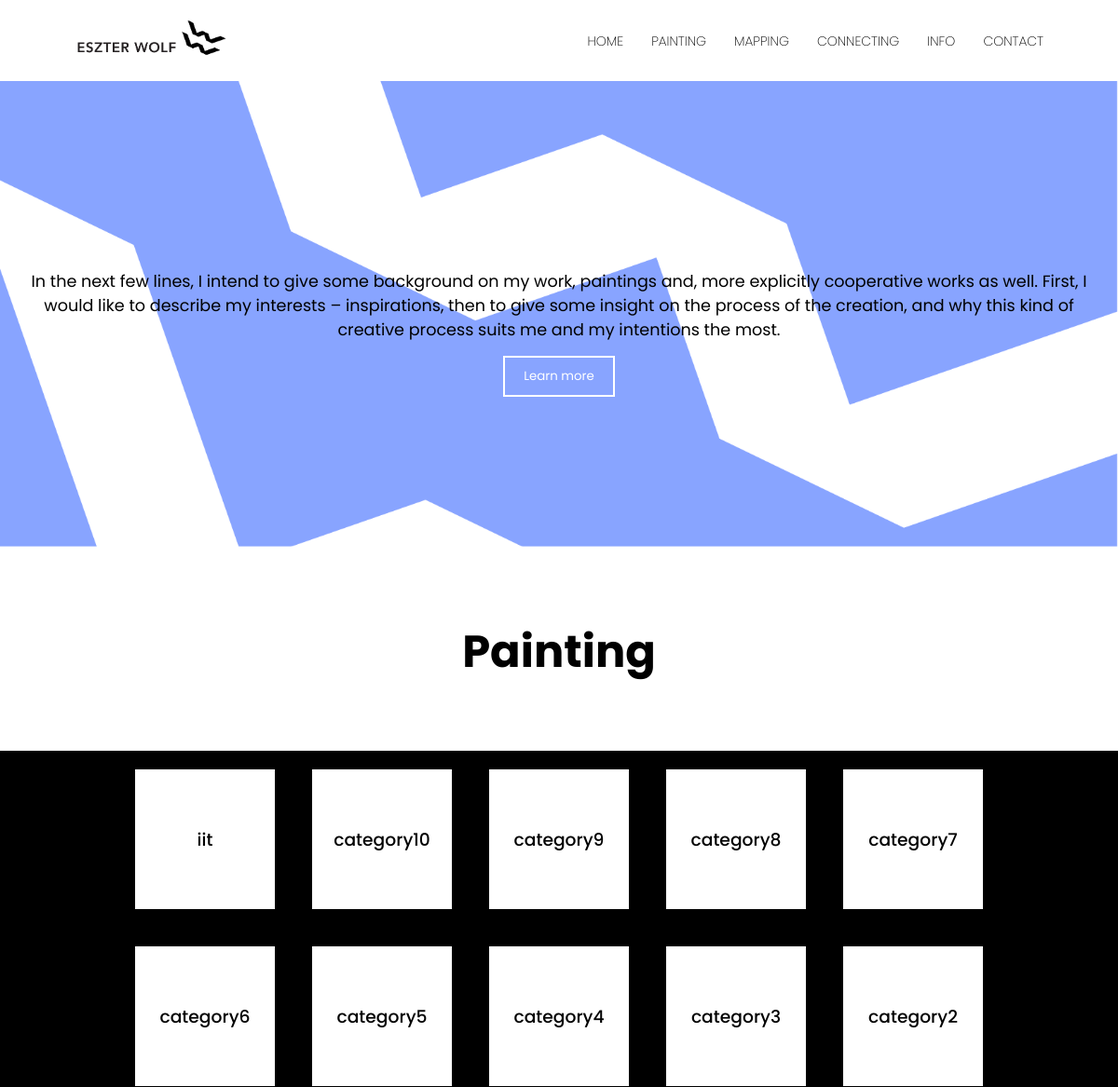
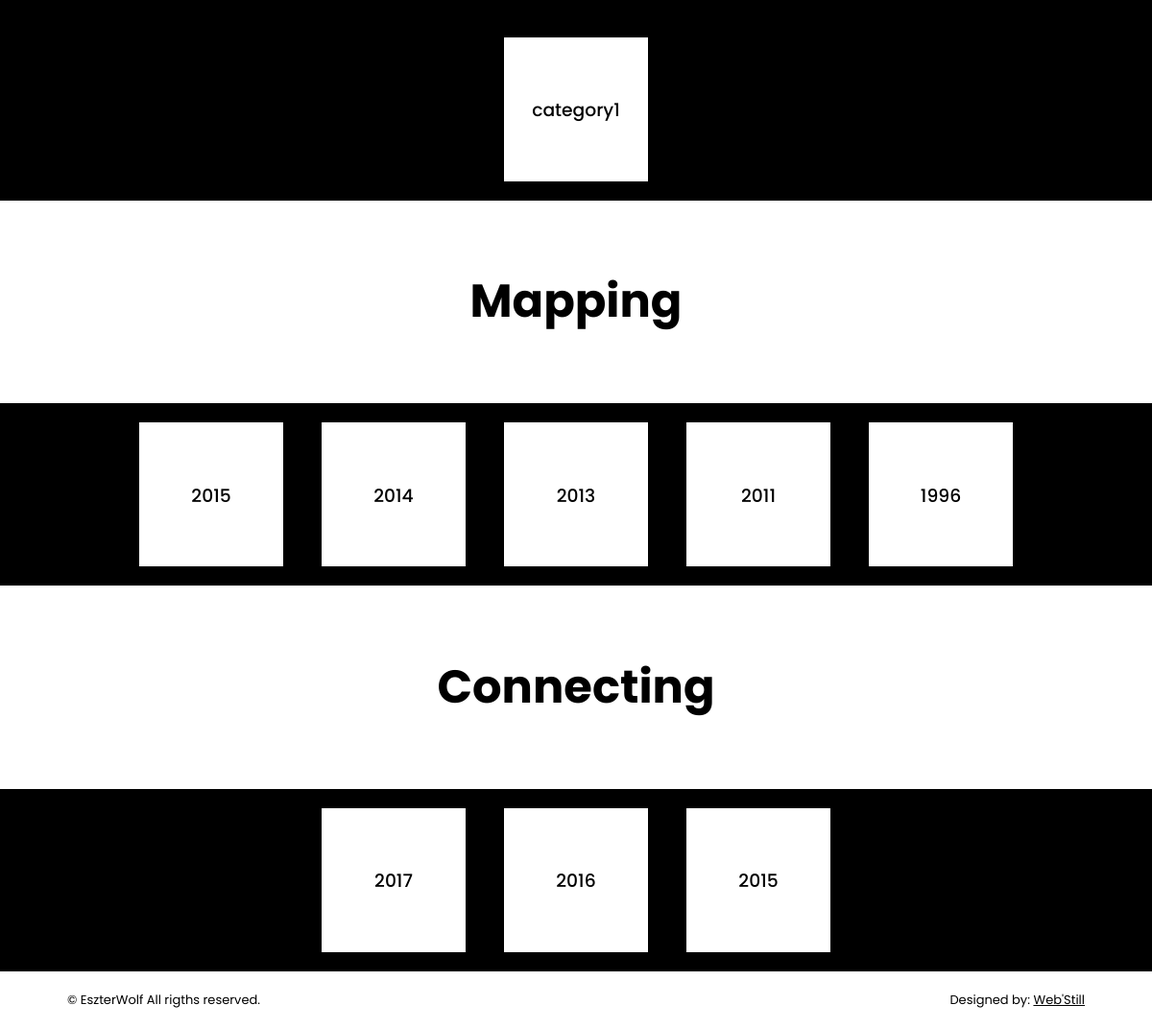
The page / on the database its author committed (2 pictures, top to bottom).
### main/models.py (models this page shows, shortened)
class PaintingCategory(models.Model):
    name = models.CharField(max_length=200)
    created = models.DateField(auto_now_add=True)
    class Meta:
        ordering = ['-id']

class MappingCategory(models.Model):
    name = models.CharField(max_length=200)
    created = models.DateField(auto_now_add=True)
    class Meta:
        ordering = ['-id']

class ConnectingCategory(models.Model):
    name = models.CharField(max_length=200)
    created = models.DateField(auto_now_add=True)
    class Meta:
        ordering = ['-id']

### main/views.py (the view)
# urls.py: path('', views.home, name='dash-home'),
def home(request):
    painting = models.PaintingCategory.objects.all()
    mapping = models.MappingCategory.objects.all()
    connecting = models.ConnectingCategory.objects.all()
    context = {'paintings': painting, 'mappings': mapping, 'connectings': connecting}
    return render(request, 'index.html', context)

### templates/index.html (shortened to what this page needs)
{% load static %}
<!DOCTYPE html>
<html>
<head>
	<link rel="stylesheet" href="{% static 'assets/style/style.css' %}">
</head>
<body>
	{% include 'navbar.html' %}
	<main>
			<div class="parallax">
				<img src="{% static 'assets/pics/background-abstract-20.png' %}" alt="Wolf Eszter painter, backgound image">
				<div class="shade">
					<div class="parallax-content">
						<h2 class="intro">
In the next few lines, I intend to give some background on my work, paintings and, more explicitly cooperative works as well. First, I would like to describe my interests – inspirations, then to give some insight on the process of the creation, and why this kind of creative process suits me and my intentions the most.</h2>
						<a href="{% url 'about' %}"><button>Learn more</button></a>
					</div>
				</div>
			</div>
			<div class="title-light">
				<h2>Painting</h2>
			</div>
			<div class="dark">
				<div class="row wrapper">
					{% for paintingcategory in paintings %}
						<a href="{% url 'paintings-sub-topic' paintingcategory.name %}"><div class="card-01">
							<h3>{{paintingcategory.name}}</h3>
						</div></a>
					{% endfor %}
				</div>
			</div>
			<div class="title-light">
				<h2>Mapping</h2>
			</div>
			<div class="dark">
				<div class="row wrapper">
					{% for mappingcategory in mappings %}
					<a href="{% url 'mappings-sub-topic' mappingcategory.name %}"><div class="card-01">
						<h3>{{ mappingcategory.name }}</h3>
					</div></a>
					{% endfor %}
				</div>
			</div>
			<div class="title-light">
				<h2>Connecting</h2>
			</div>
			<div class="dark">
				<div class="row wrapper">
					{% for connectingcategory in connectings %}
					<a href="{% url 'connecting-subtopic' connectingcategory.name %}"><div class="card-01">
						<h3>{{connectingcategory.name}}</h3>
					</div>
					{% endfor %}
				</div>
			</div>
		{% include 'footer-white.html' %}
	</main>
</body>
</html>

### templates/navbar.html (shortened to what this page needs)
{% load static %}
<nav class="nav-desktop">
    <div class="wrapper">
        <header>
            <div class="logo">
                <a href="{% url 'home' %}"><img src="{% static 'assets/pics/logo.png' %}" alt="Eszter Wolf's logo"></a>
            </div>
            <div class="menu-item">
                <ul>
                    <li><a href="{% url 'home' %}">home</a></li>
                    <li><a href="{% url 'painting-topic' %}">painting</a></li>
                    <li><a href="{% url 'mapping-topic' %}">mapping</a></li>
                    <li><a href="{% url 'connecting-topic' %}">connecting</a></li>
                    <li><a href="{% url 'info' %}">info</a></li>
                    <li><a href="{% url 'contact' %}">contact</a></li>
                </ul>
            </div>
        </header>
    </div>
</nav>

### templates/footer-white.html
<footer>
    <div class="wrapper">
        <div class="footer-flex">
            <div class="footer-text">&copy EszterWolf All rigths reserved.</div>
            <div class="footer-text">Designed by: <a href="https://webstill1.pythonanywhere.com/" target="blank" fallow="nofallow" class="underline">Web'Still</a></div>
        </div>
    </div>
</footer>

### static/assets/style/style.css (style rules this page uses)
:root { --dark: #000; --light: #fff; --card-radius: 5px; }
* { font-family: 'Poppins', sans-serif; box-sizing: border-box; }
body { padding: 0; margin: 0; background: var(--light); overflow-x: hidden; }
ul { list-style: none; }
a { text-decoration: none; color: var(--dark); }
a.underline { text-decoration: underline; }
button { padding: 10px 20px; background: none; color: var(--light); border: 2px solid var(--light); cursor: pointer; transition: 0.3s ease-in-out; }
.wrapper { max-width: 1100px; margin: 0 auto; }
header { display: flex; flex-direction: row; justify-content: space-between; padding: 15px; }
.logo img { max-height: 80px; padding: 10px 0; margin-bottom: -20px; margin-top: -10px; }
.menu-item ul { display: flex; flex-direction: row; justify-content: space-between; }
.menu-item ul li { padding: 0px 15px; }
.menu-item ul li a { text-transform: uppercase; font-weight: 200; transition: 0.2s ease-in-out; font-size: 14px; }
.parallax img { width: 100%; height: 500px; object-fit: cover; }
.parallax { position: relative; }
.shade { background: rgba(255, 255, 255, .0); position: absolute; top: 0; bottom: 5px; right: 0; left: 0; }
.parallax-content { display: flex; flex-direction: column; align-items: center; justify-content: center; color: var(--dark); padding: 15px; }
h2.intro { font-size: 1.1rem; text-align: center; font-weight: 400; margin-top: 16%; }
.title-light { padding: 30px; color: var(--dark); background: var(--light); text-align: center; }
.title-light h2 { font-size: 3rem; }
.dark { background: var(--dark); color: var(--light); }
.row { display: flex; align-items: center; justify-content: center; flex-wrap: wrap; }
.card-01 { background: var(--light); margin: 20px; padding: 10px; height: 150px; min-width: 150px; position: relative; flex: 1; transition: 0.3s; }
.card-01 h3 { text-align: center; padding-top: 25%; font-weight: 500; }
.footer-flex { display: flex; flex-direction: row; justify-content: space-between; align-items: center; padding: 20px; }
.footer-text { font-size: 13px; }

### rows shown on the page
PaintingCategory: name "iit"
PaintingCategory: name "category10"
PaintingCategory: name "category9"
PaintingCategory: name "category8"
PaintingCategory: name "category7"
PaintingCategory: name "category6"
PaintingCategory: name "category5"
PaintingCategory: name "category4"
PaintingCategory: name "category3"
PaintingCategory: name "category2"
PaintingCategory: name "category1"
MappingCategory: name "2015"
MappingCategory: name "2014"
MappingCategory: name "2013"
MappingCategory: name "2011"
MappingCategory: name "1996"
ConnectingCategory: name "2017"
ConnectingCategory: name "2016"
ConnectingCategory: name "2015"
